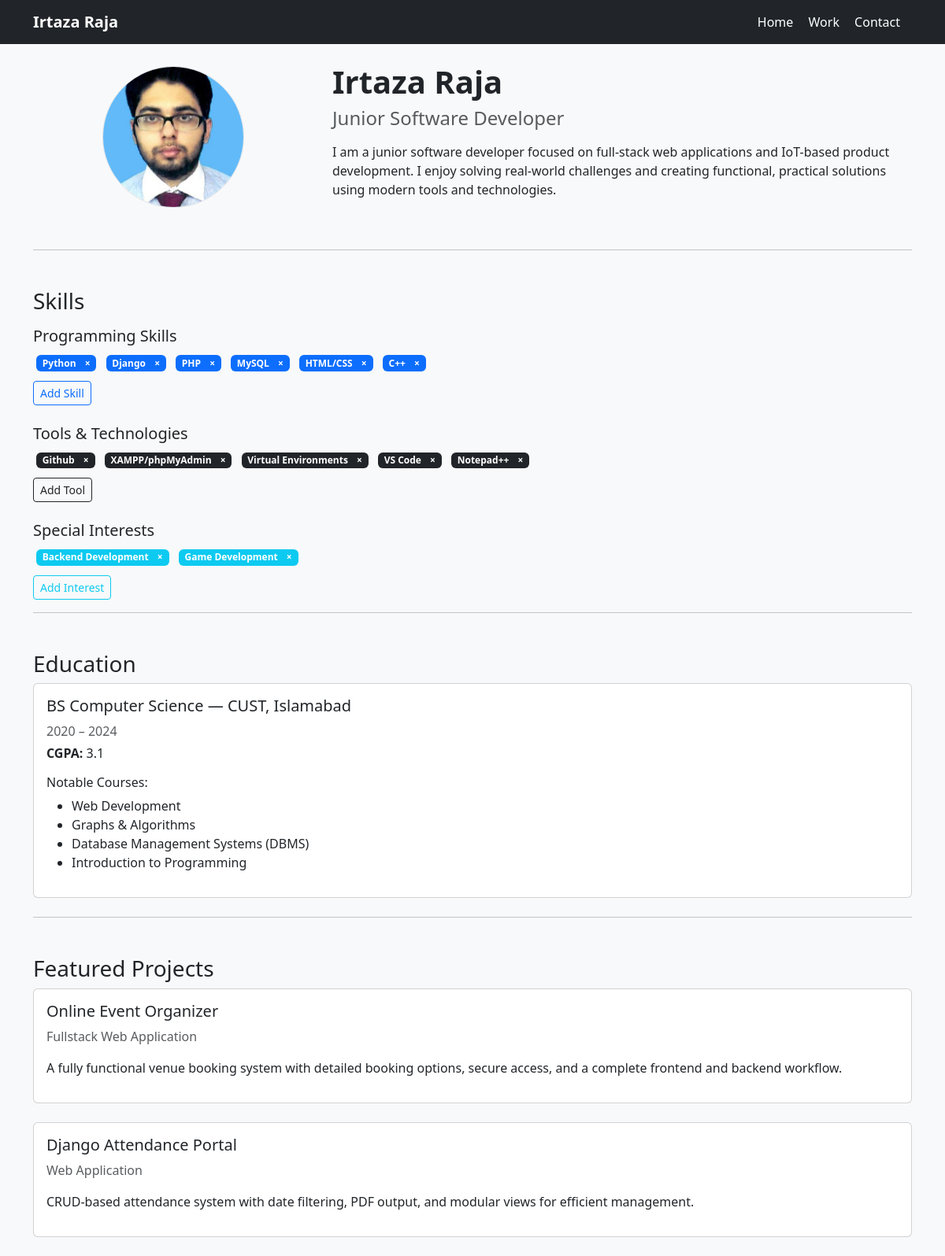
The page / on the database its author committed.
### main/models.py (models this page shows, shortened)
class ProgrammingSkill(models.Model):
    name = models.CharField(max_length=100)

class ToolTechnology(models.Model):
    name = models.CharField(max_length=100)

class SpecialInterest(models.Model):
    name = models.CharField(max_length=100)

### main/views.py (the view)
# urls.py: path('', views.home, name='home'),
def home(request):
    context = {
        'prog_skills': ProgrammingSkill.objects.all(),
        'tools': ToolTechnology.objects.all(),
        'special_interests': SpecialInterest.objects.all(),
    }
    return render(request, 'home.html', context)

### main/templates/home.html (shortened to what this page needs)
{% extends 'base.html' %}
{% load static %}
{% block content %}
<div class="row align-items-center mb-5">
    <div class="col-md-4 text-center">
        <img src="{% static 'images/profile.jpg' %}"
             class="rounded-circle img-fluid border"
             style="width: 180px; height: 180px; object-fit: cover;">
    </div>
    <div class="col-md-8">
        <h1 class="fw-bold">Irtaza Raja</h1>
        <h4 class="text-muted">Junior Software Developer</h4>
        <p class="mt-3">
            I am a junior software developer focused on full-stack web applications
            and IoT-based product development. I enjoy solving real-world challenges
            and creating functional, practical solutions using modern tools and technologies.
        </p>
    </div>
</div>
<hr>
<h3 class="mt-5">Skills</h3>
<h5 class="mt-3">Programming Skills</h5>
<div>
    {% for s in prog_skills %}
        <span class="badge bg-primary m-1">
            {{ s.name }}
            <a href="{% url 'delete_skill' s.id %}" class="text-white ms-2" style="text-decoration:none;">×</a>
        </span>
    {% empty %}
        <p>No skills yet.</p>
    {% endfor %}
</div>
<a href="{% url 'add_skill' %}" class="btn btn-outline-primary btn-sm mt-2">Add Skill</a>
<h5 class="mt-4">Tools & Technologies</h5>
<div>
    {% for t in tools %}
        <span class="badge bg-dark m-1">
            {{ t.name }}
            <a href="{% url 'delete_tool' t.id %}" class="text-white ms-2" style="text-decoration:none;">×</a>
        </span>
    {% empty %}
        <p>No tools yet.</p>
    {% endfor %}
</div>
<a href="{% url 'add_tool' %}" class="btn btn-outline-dark btn-sm mt-2">Add Tool</a>
<h5 class="mt-4">Special Interests</h5>
<div>
    {% for si in special_interests %}
        <span class="badge bg-info m-1">
            {{ si.name }}
            <a href="{% url 'delete_interest' si.id %}" class="text-white ms-2" style="text-decoration:none;">×</a>
        </span>
    {% empty %}
        <p>No interests yet.</p>
    {% endfor %}
</div>
<a href="{% url 'add_interest' %}" class="btn btn-outline-info btn-sm mt-2">Add Interest</a>
<hr>
<h3 class="mt-5">Education</h3>
<div class="card mb-4">
    <div class="card-body">
        <h5 class="card-title">BS Computer Science — CUST, Islamabad</h5>
        <p class="text-muted mb-1">2020 – 2024</p>
        <p class="mb-3"><strong>CGPA:</strong> 3.1</p>
        <h6>Notable Courses:</h6>
        <ul>
            <li>Web Development</li>
            <li>Graphs & Algorithms</li>
            <li>Database Management Systems (DBMS)</li>
            <li>Introduction to Programming</li>
        </ul>
    </div>
</div>
<hr>
<h3 class="mt-5">Featured Projects</h3>
<div class="card mb-4">
    <div class="card-body">
        <h5 class="card-title">Online Event Organizer</h5>
        <p class="text-muted">Fullstack Web Application</p>
        <p>
            A fully functional venue booking system with detailed booking options,
            secure access, and a complete frontend and backend workflow.
        </p>
    </div>
</div>
<div class="card mb-4">
    <div class="card-body">
        <h5 class="card-title">Django Attendance Portal</h5>
        <p class="text-muted">Web Application</p>
        <p>
            CRUD-based attendance system with date filtering, PDF output,
            and modular views for efficient management.
        </p>
    </div>
</div>
{% endblock %}

### main/templates/base.html (shortened to what this page needs)
{% load static %}
<!DOCTYPE html>
<html lang="en">
<head>
  <link href="https://cdn.jsdelivr.net/npm/bootstrap@5.3.0/dist/css/bootstrap.min.css" rel="stylesheet">
  <link rel="stylesheet" href="{% static 'css/style.css' %}">
</head>
<body class="bg-light">
<nav class="navbar navbar-expand-lg navbar-dark bg-dark mb-4">
  <div class="container">
    <a class="navbar-brand" href="/">Irtaza Raja</a>
    <div>
      <a class="nav-link d-inline text-white" href="/">Home</a>
      <a class="nav-link d-inline text-white" href="/work/">Work</a>
      <a class="nav-link d-inline text-white" href="/contact/">Contact</a>
    </div>
  </div>
</nav>
<div class="container">
  {% block content %}{% endblock %}
</div>
</body>
</html>

### main/static/css/style.css (style rules this page uses)
nav { margin-bottom: 30px; }
nav a { text-decoration: none; color: #007b80; margin-right: 15px; font-weight: bold; transition: color 0.3s; }

### rows shown on the page
ProgrammingSkill: name "Python"
ProgrammingSkill: name "Django"
ProgrammingSkill: name "PHP"
ProgrammingSkill: name "MySQL"
ProgrammingSkill: name "HTML/CSS"
ProgrammingSkill: name "C++"
ToolTechnology: name "Github"
ToolTechnology: name "XAMPP/phpMyAdmin"
ToolTechnology: name "Virtual Environments"
ToolTechnology: name "VS Code"
ToolTechnology: name "Notepad++"
SpecialInterest: name "Backend Development"
SpecialInterest: name "Game Development"
